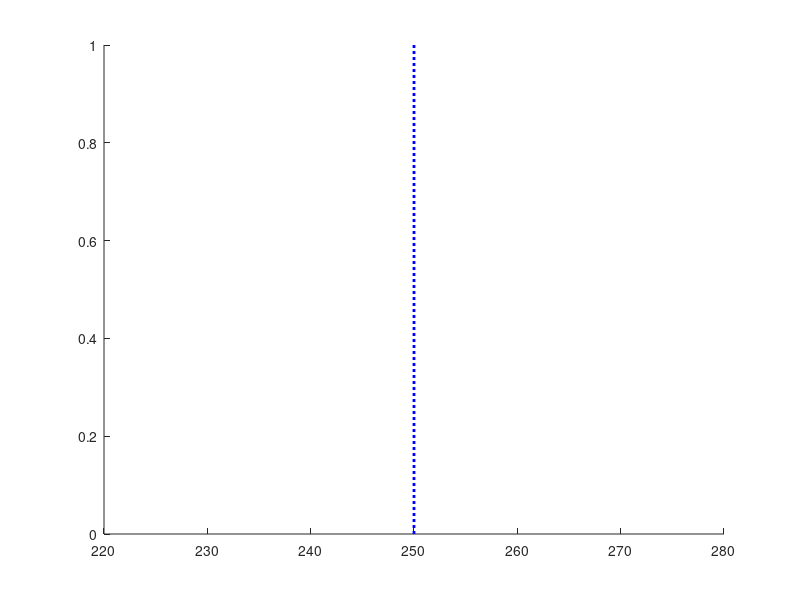

This figure's MATLAB source: (Note: this script raises an error after producing the figure.)

function myh = add_AP_vertical_lines


    % ADd vertical lines fr AP pulse
    axis_counter=0;
    shift = 25*0;          % Shift of 0 corresponds to pulse_num = 12. shift of 25*-8 is pulse_num=4. Etc.
    hold on; myh = plot([250,250]+shift,[min(ylim),max(ylim)],'b:','LineWidth',2); uistack(myh,'bottom');
    hold on; myh = plot([275,275]+shift,[min(ylim),max(ylim)],'b:','LineWidth',2); uistack(myh,'bottom');
    hold on; myh = plot([286,286]+shift,[min(ylim),max(ylim)],'r:','LineWidth',2); uistack(myh,'bottom');
    hold on; myh = plot([300,300]+shift,[min(ylim),max(ylim)],'b:','LineWidth',2); uistack(myh,'bottom');
    hold on; myh = plot([325,325]+shift,[min(ylim),max(ylim)],'b:','LineWidth',2); uistack(myh,'bottom');
    
     

end